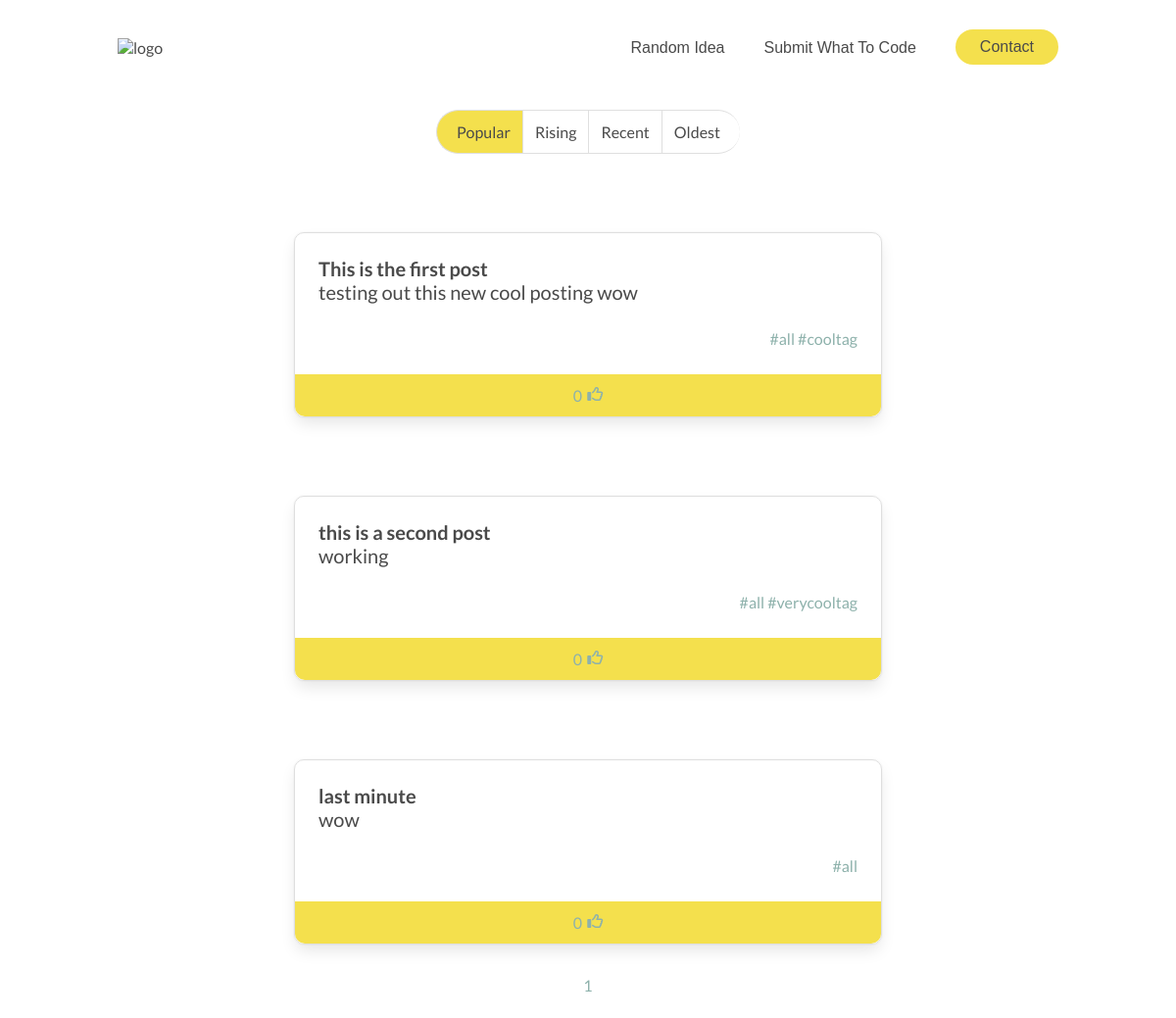
The page / on the database its author committed.
### website/models.py (models this page shows, shortened)
class Post(db.Model):
    id = db.Column(db.Integer, primary_key=True)
    title = db.Column(db.String(100))
    desc = db.Column(db.String(1000))
    likes = db.Column(db.Integer)
    date_created = db.Column(db.DateTime(timezone=True), default=datetime.now())
    tags = db.relationship("Tag", backref="post", passive_deletes=True)

class Tag(db.Model):
    id = db.Column(db.Integer, primary_key=True)
    name = db.Column(db.String(12))
    post_id = db.Column(
        db.Integer, db.ForeignKey("post.id", ondelete="CASCADE"), nullable=False
    )

### website/views.py (the view, shortened to what this page needs)
@views.route("/")
def home():
    order = request.args.get("order", default="POPULAR", type=str)
    tag = request.args.get("tag", default="all", type=str)
    page = request.args.get("page", default=1, type=int)
    per_page = 15
    if order == "POPULAR":
        posts = (
            Post.query.join(Tag)
            .filter(Tag.name == tag)
            .order_by(Post.likes.desc())
            .paginate(page=page, per_page=per_page)
        )
    elif order == "RECENT":
        posts = (
            Post.query.filter(Tag.name == tag)
            .order_by(Post.date_created.desc())
            .paginate(page=page, per_page=per_page)
        )
    elif order == "OLDEST":
        posts = (
            Post.query.filter(Tag.name == tag)
            .order_by(Post.date_created.asc())
            .paginate(page=page, per_page=per_page)
        )
    else:
        posts = (
            Post.query.filter(Tag.name == tag)
            .order_by(Post.likes.desc())
            .paginate(page=page, per_page=per_page)
        )
    return render_template(
        "home.html",
        posts=posts,
        order=order,
        tag=tag,
        one=False,
        likes=session["likes"],
    )

### website/templates/home.html (shortened to what this page needs)
{% extends "base.html" %}
{% block head %}
<link rel="stylesheet" href="{{ url_for('static', filename='styles/home.css') }}" />
{% endblock %}
{% block content %}
<div id="content">
    <div id="filter">
        <ul>
            <li class="{{'item active' if order == 'POPULAR' else 'item'}}"><a href="{{ url_for('views.home', order='POPULAR')}}">Popular</a></li>
            <li class="{{'item active' if order == 'RISING' else 'item'}}"><a href="{{ url_for('views.home', order='RISING')}}">Rising</a></li>
            <li class="{{'item active' if order == 'RECENT' else 'item'}}"><a href="{{ url_for('views.home', order='RECENT')}}">Recent</a></li>
            <li class="{{'item active' if order == 'OLDEST' else 'item'}}"><a href="{{ url_for('views.home', order='OLDEST')}}">Oldest</a></li>
        </ul>
    </div>
    {% if not one %}
        {% for post in posts.items %}
            <div class="card">
                <div class="card-content">
                    <p class="title">{{ post.title }}</p>
                    <p class="desc">{{ post.desc }}</p>
                    <p class="tags">
                        {% for tag in post.tags %}
                            <a class="tag-link" href="{{url_for('views.home', tag=tag.name)}}">#{{tag.name}}</a>
                        {% endfor %}
                    </p>
                </div>
                <footer class="card-footer">
                    <button type="button" onclick="like({{post.id}})">
                        <p id="likes-count-{{post.id}}">{{ post.likes }}</p>
                        {% if post.id in likes %}
                            <i id="like-button-{{post.id}}" class="fas fa-thumbs-up"></i>
                        {% else %}
                            <i id="like-button-{{post.id}}" class="far fa-thumbs-up"></i>
                        {% endif %}
                    </button>
                </footer>
            </div>
        {% endfor %}
    {% endif %}
</div>
<div id="page-links">
    {% if not one %}
        {% for page_num in posts.iter_pages() %}
            {% if page_num %}
                <a href="{{ url_for('views.home', page=page_num, order=order, tag=tag) }}">{{ page_num }}</a>
            {% else %}
                ...
            {% endif %}
        {% endfor %}
    {% endif %}
</div>
{% endblock %}

### website/templates/base.html (shortened to what this page needs)
<!DOCTYPE html>
<html lang="en">
<head>
    <link rel="stylesheet" href="{{ url_for('static', filename='styles/styles.css') }}" />
    {% block head %}{% endblock %}
</head>
<body>
    <header>
        <a class="logo" href="/"><img src="https://what-to-code.com/img/idea.svg" alt="logo"></a>
        <nav>
            <ul class="nav__links">
                <li><a href="{{ url_for('views.random_post')}}">Random Idea</a></li>
                <li><a href="{{ url_for('views.submit')}}">Submit What To Code</a></li>
            </ul>
        </nav>
        <a class="cta" href="#">Contact</a>
    </header>
    <main>
        {% block content %}{% endblock %}
    </main>
</body>
</html>

### website/static/styles/styles.css (style rules this page uses)
* { box-sizing: border-box; margin: 0; padding: 0; }
:root { --main-bg-color: #fff; --accent-color: #f4e04d; --tag-color: #8db1ab; --text-color: #4a4a4a; --font-family: 'Lato', sans-serif; }
body { background-color: var(--main-bg-color); color: var(--text-color); font-family: var(--font-family); }
button, input[type="submit"], input[type="reset"] { background: none; color: inherit; border: none; padding: 0; font: inherit; cursor: pointer; outline: inherit; }
a, a:hover, a:focus, a:active { text-decoration: none; color: inherit; }
main { margin-top: 2vh; }
header { display: flex; justify-content: flex-end; align-items: center; padding: 30px 10%; background-color: var(--main-bg-color); }
.logo { margin-right: auto; }
.logo img { max-height: 1.75rem; height: auto; }
.nav__links { list-style: none; display: flex; }
.nav__links a, .cta, .overlay__content a { font-family: sans-serif; font-weight: 500; color: var(--text-color); text-decoration: none; }
.nav__links li { padding: 0px 20px; }
.nav__links li a { transition: all 0.3s ease 0s; }
.cta { margin-left: 20px; padding: 9px 25px; background-color: var(--accent-color); border: none; border-radius: 50px; cursor: pointer; transition: all 0.3s ease 0s; }

### website/static/styles/home.css (style rules this page uses)
#content { display: flex; row-gap: 5rem; flex-direction: column; align-items: center; margin-bottom: 2rem; }
#filter ul { list-style: none; display: flex; }
#filter ul li { display: inline-flex; border-style: solid; border-top-width: 1px; border-bottom-width: 1px; border-left-width: 1px; border-right-width: 0px; border-color: #dfdfdf; }
.active { background-color: var(--accent-color); }
#filter ul li a { padding: 0.75em; }
#filter ul li:first-child { border-bottom-left-radius: 290486px; border-top-left-radius: 290486px; }
#filter ul li:last-child { border-top-right-radius: 290486px; border-bottom-right-radius: 290486px; }
#filter ul li:last-child a { padding-right: 1.25em; }
#filter ul li:first-child a { padding-left: 1.25em; }
#page-links { display: flex; justify-content: center; margin-bottom: 1.5rem; column-gap: 1rem; color: var(--tag-color); }
.card { width: 50%; max-width: 660px; border-style: solid; border-color: #dfdfdf; border-width: 1px; border-radius: 10px; box-shadow: 0 0.5em 1em -0.125em rgb(10 10 10 / 10%), 0 0 0 1px rgb(10 10 10 / 2%); }
.card-content { font-size: 20px; line-height: 24px; padding: 24px 24px 24px 24px; }
.title { font-weight: 700; }
.desc { margin-bottom: 1.5rem; }
.tags { color: var(--tag-color); font-size: 16px; text-align: right; }
.card-footer { display: flex; justify-content: center; padding: 12px 12px 12px 12px; background-color: var(--accent-color); border-bottom-right-radius: 10px; border-bottom-left-radius: 10px; }
.card-footer button { display: flex; column-gap: 5px; color: var(--tag-color); }

### rows shown on the page
Post: title "This is the first post", desc "testing out this new cool posting wow", likes "0"
Tag: name "all"
Tag: name "cooltag"
Post: title "this is a second post", desc "working", likes "0"
Tag: name "all"
Tag: name "verycooltag"
Post: title "last minute", desc "wow", likes "0"
Tag: name "all"

### other values the page prints
{{ page_num }} "1"
